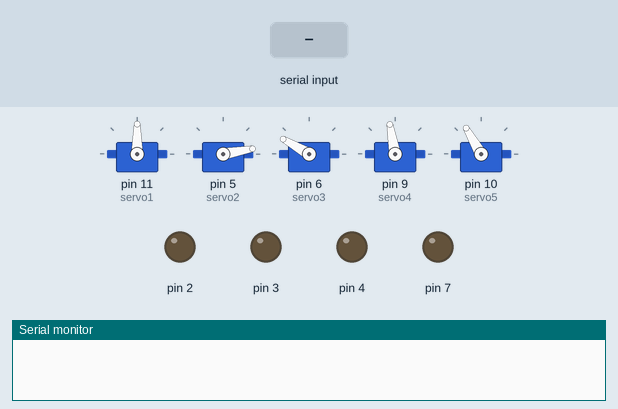
This sketch was run on a simulated Arduino Uno, built with avr-gcc and run on an emulated ATmega328P. On the bench: 5 × servo, output pins drawn as LEDs (lit = HIGH), the last lines printed to the serial monitor. Inputs (shaded band) come from the test bench.

Above: at 1.2 s.
1.3 s: "a,45\n" received over the second serial link
At 1.9 s:
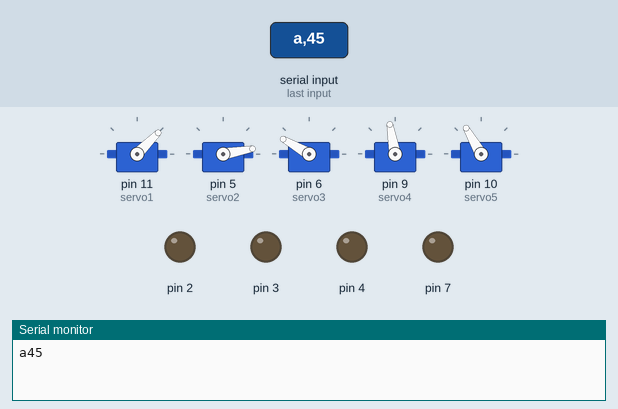
2.8 s: "b90\n" received over the second serial link
At 3.1 s:
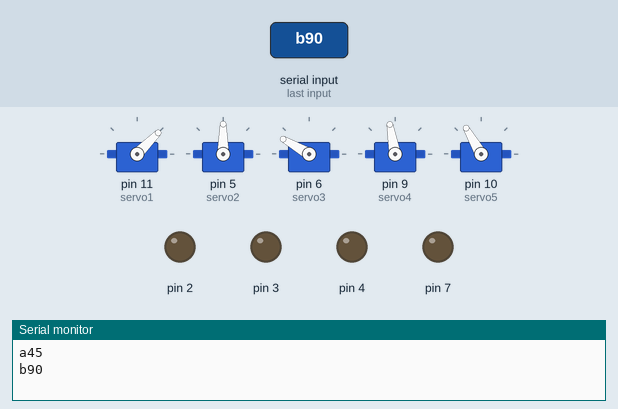
4.3 s: "c90\n" received over the second serial link
At 5.4 s:
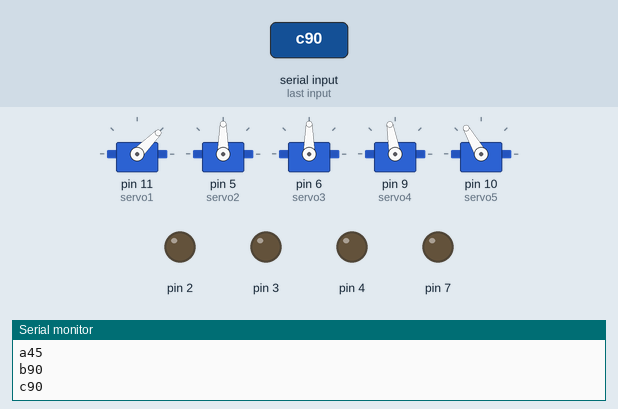
5.8 s: "d90\n" received over the second serial link
At 6.6 s:
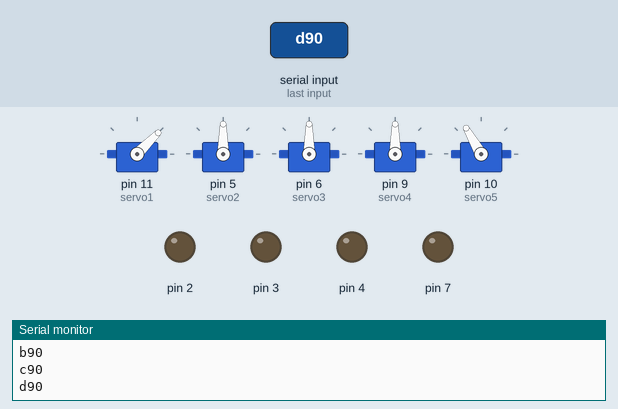
7.3 s: "e90\n" received over the second serial link
At 7.7 s:
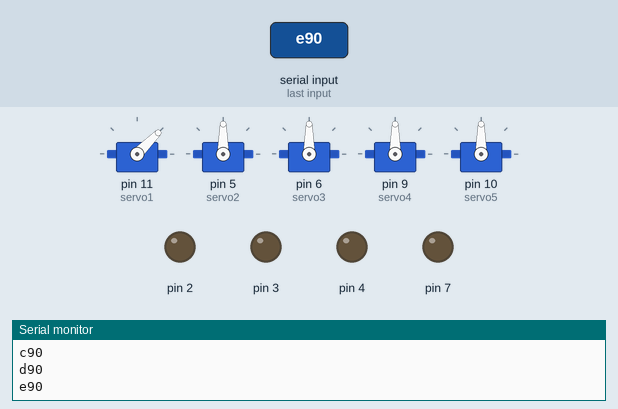
8.8 s: "a" received over the second serial link
At 10.8 s:
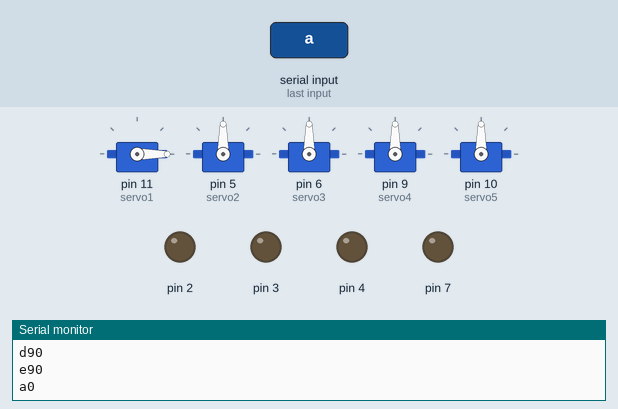
Timing chart, 0 to 12.3 s (numbered marks = the images above; inputs shaded):
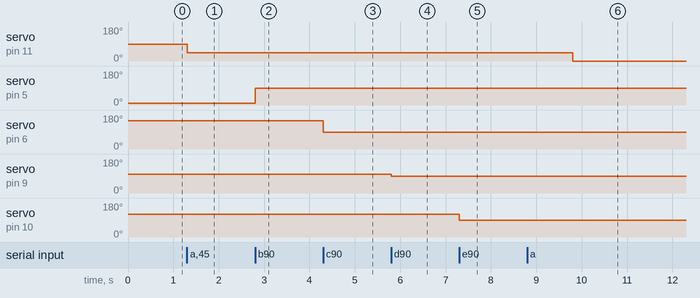

The sketch:

leapv2.ino
```cpp
#include <SoftwareSerial.h>
#include<Servo.h>

SoftwareSerial mySerial(8,13);
Servo servo1;
Servo servo2;
Servo servo3;
Servo servo4;
Servo servo5;

char reval;
int aval=0;
int bval,cval,dval,eval,fval;

//Initial Positions

int servo1Ipos = 90;
int servo2Ipos = 10;
int servo3Ipos = 150;
int servo4Ipos = 100;
int servo5Ipos = 120;

// Servo previous Positions
int servo1ppos;
int servo2ppos;
int servo3ppos;
int servo4ppos;
int servo5ppos;


void setup()
{
  Serial.begin(9600);
  mySerial.begin(9600);

  servo1.attach(11);
  servo2.attach(5);
  servo3.attach(6);
  servo4.attach(9);
  servo5.attach(10);

    pinMode(7,OUTPUT);
    pinMode(4,OUTPUT);
    pinMode(3,OUTPUT);
    pinMode(2,OUTPUT);
aval = servo1Ipos;
bval = servo2Ipos;
cval = servo3Ipos;
dval = servo4Ipos;
eval = servo5Ipos;
  servo1.write(servo1Ipos);
//    delay(100);
  servo1ppos = servo1Ipos;
  servo2.write(servo2Ipos);
//    delay(100);
  servo2ppos = servo2Ipos;
  servo3.write(servo3Ipos);
//    delay(100);
  servo3ppos = servo3Ipos;
//    delay(100);
  servo4.write(servo4Ipos);
//    delay(100);
  servo4ppos = servo4Ipos;
  servo5.write(servo5Ipos);
//    delay(100);
  servo5ppos = servo5Ipos;

}

void loop()
{
  fval = 0;

  if(mySerial.available()>0)
  {

    reval = mySerial.read();

   if (reval == 'a' && reval !='b')
    {
      Serial.print("a");
      aval = mySerial.parseInt();
      Serial.println(aval);
    }
    if(reval == 'b' && reval != 'c')
    {
      Serial.print("b");
      bval = mySerial.parseInt();
      Serial.println(bval);
    }
    if(reval == 'c' && reval != 'd')
    {
      Serial.print("c");
      cval = mySerial.parseInt();
      Serial.println(cval);
    }
    if(reval == 'd' && reval != 'e')
    {
      Serial.print("d");
      dval = mySerial.parseInt();
      Serial.println(dval);
    }
    if(reval == 'e' && reval != 'f')
    {
      Serial.print("e");
      eval = mySerial.parseInt();
      Serial.println(eval);
    }
    if(reval == 'f' && reval != 'a')
    {
      Serial.print("f");
      fval = mySerial.parseInt();
      Serial.println(fval);
    }
    switch(fval)
    {
      case 1:
         digitalWrite(7,HIGH);
         digitalWrite(4,LOW);           /// forward
         digitalWrite(3,HIGH);
         digitalWrite(2,LOW);
         fval = 0;
      break;
      case 2:
         digitalWrite(7,LOW);
         digitalWrite(4,HIGH);           /// reverse
         digitalWrite(3,LOW);
         digitalWrite(2,HIGH);
         fval = 0;
      break;
      case 3:
          digitalWrite(7,HIGH);
          digitalWrite(4,LOW);
          digitalWrite(3,LOW);          // right
          digitalWrite(2,HIGH);
          fval = 0;
      break;
      case 4:
          digitalWrite(4,HIGH);
          digitalWrite(7,LOW);
          digitalWrite(2,LOW);          // left
          digitalWrite(3,HIGH);
          fval = 0;
      break;
      case 5:
          digitalWrite(7,LOW);
          digitalWrite(4,LOW);
          digitalWrite(2,LOW);          // stop
          digitalWrite(3,LOW);
          fval = 0;
      break;
    }
   servo5.write(eval);
   servo5ppos = eval;

   servo1.write(aval);
//   delay(200);
   servo1ppos = aval;

   servo2.write(bval);
//   delay(200);
   servo2ppos = bval;

   servo3.write(cval);
//   delay(200);
   servo3ppos = cval;

   servo4.write(dval);
//   delay(200);
   servo4ppos = dval;

 }
}
```

Measured:
- after the input at 1.3 s, servo on pin 11 (servo1): 90° → 45° at once
- after the input at 2.8 s, servo on pin 5 (servo2): 10° → 90° at once
- after the input at 4.3 s, servo on pin 6 (servo3): 150° → 90° at once
- after the input at 5.8 s, servo on pin 9 (servo4): 100° → 90° at once
- after the input at 7.3 s, servo on pin 10 (servo5): 120° → 90° at once
- after the input at 8.8 s, servo on pin 11 (servo1): 45° → 0° after 1.0 s
